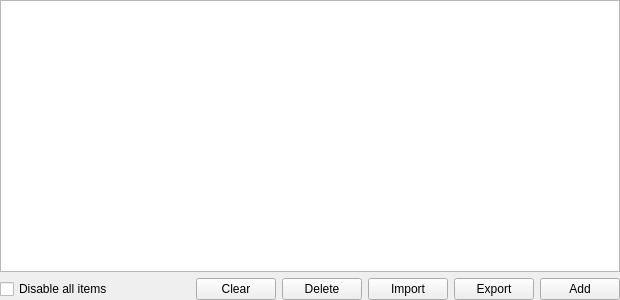
<?xml version="1.0" encoding="UTF-8"?>
<ui version="4.0">
 <class>AbstractModelUi</class>
 <widget class="QWidget" name="AbstractModelUi">
  <property name="geometry">
   <rect>
    <x>0</x>
    <y>0</y>
    <width>620</width>
    <height>300</height>
   </rect>
  </property>
  <property name="windowTitle">
   <string>Form</string>
  </property>
  <layout class="QGridLayout" name="gridLayout">
   <property name="leftMargin">
    <number>0</number>
   </property>
   <property name="topMargin">
    <number>0</number>
   </property>
   <property name="rightMargin">
    <number>0</number>
   </property>
   <property name="bottomMargin">
    <number>0</number>
   </property>
   <item row="1" column="6">
    <widget class="QPushButton" name="pushButtonAdd">
     <property name="text">
      <string>Add</string>
     </property>
    </widget>
   </item>
   <item row="1" column="2">
    <widget class="QPushButton" name="pushButtonClear">
     <property name="text">
      <string>Clear</string>
     </property>
    </widget>
   </item>
   <item row="1" column="3">
    <widget class="QPushButton" name="pushButtonDelete">
     <property name="text">
      <string>Delete</string>
     </property>
    </widget>
   </item>
   <item row="0" column="0" colspan="7">
    <widget class="QTableView" name="tableView"/>
   </item>
   <item row="1" column="0">
    <layout class="QHBoxLayout" name="horizontalLayout">
     <property name="leftMargin">
      <number>0</number>
     </property>
     <item>
      <widget class="QCheckBox" name="checkBoxDisable">
       <property name="text">
        <string>Disable all items</string>
       </property>
      </widget>
     </item>
    </layout>
   </item>
   <item row="1" column="4">
    <widget class="QPushButton" name="pushButtonImport">
     <property name="text">
      <string>Import</string>
     </property>
    </widget>
   </item>
   <item row="1" column="1">
    <spacer name="horizontalSpacer">
     <property name="orientation">
      <enum>Qt::Orientation::Horizontal</enum>
     </property>
     <property name="sizeHint" stdset="0">
      <size>
       <width>40</width>
       <height>20</height>
      </size>
     </property>
    </spacer>
   </item>
   <item row="1" column="5">
    <widget class="QPushButton" name="pushButtonExport">
     <property name="text">
      <string>Export</string>
     </property>
    </widget>
   </item>
  </layout>
 </widget>
 <resources/>
 <connections/>
</ui>
